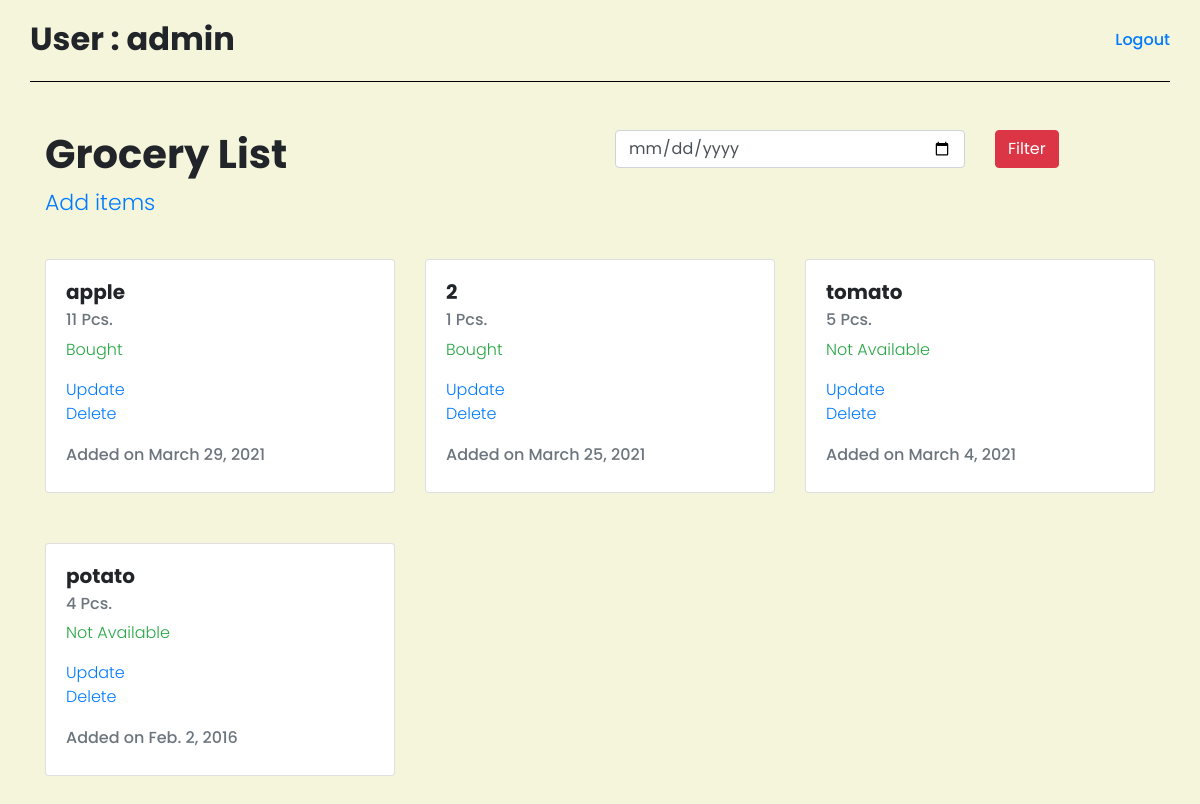
The app's page / (signed in), older data.
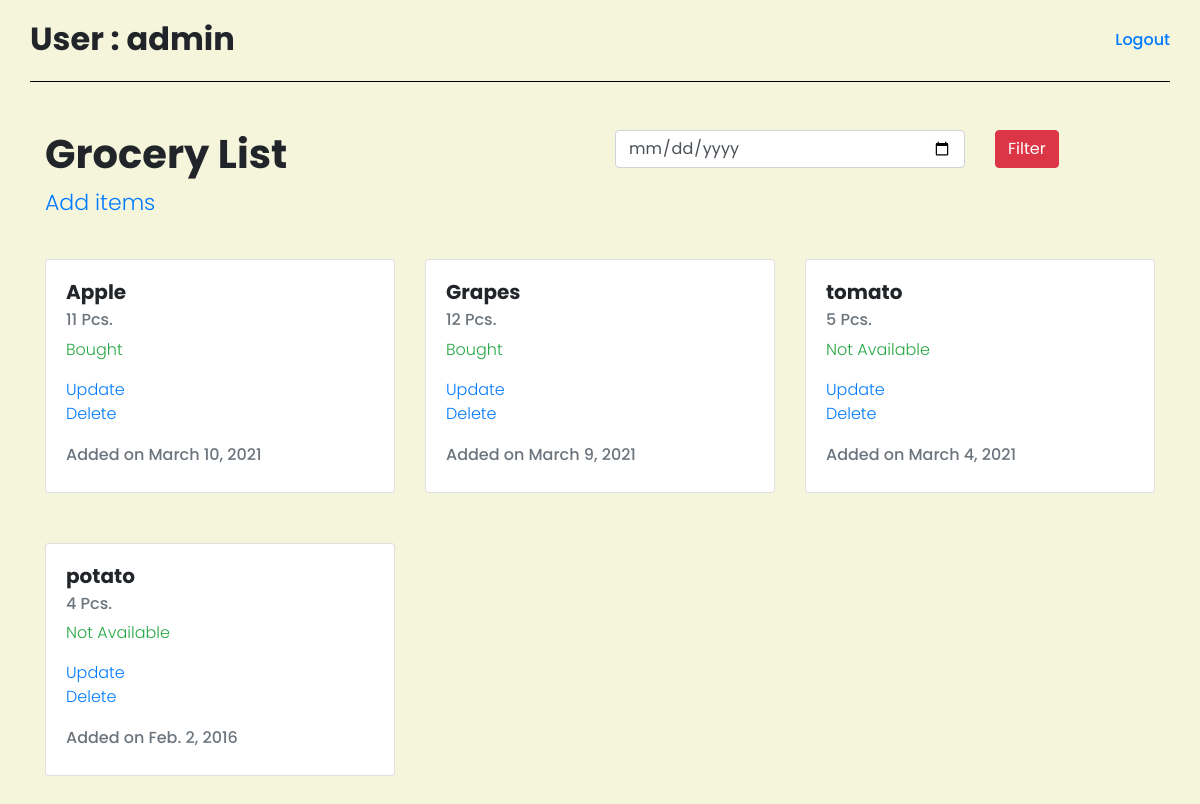
The same page, newer data.
### Shopping/models.py (models this page shows, shortened)
class Shopping_list(models.Model):
    item_name = models.CharField(max_length=500)
    item_quantity = models.CharField(max_length=100)
    item_status = models.CharField(max_length=100, choices=status)
    date = models.DateField()
    person = models.ForeignKey(User,on_delete=models.CASCADE)
    class Meta:
        verbose_name = 'Shopping list'
        verbose_name_plural = 'Shopping list'

### Shopping/views.py (the view)
# urls.py: path('',views.list_view, name = 'home'),
@login_required
def list_view(request):
    dataset = models.Shopping_list.objects.all().filter(person=request.user).order_by('date')
    dataset = dataset.reverse()
    form = forms.DateFilter(request.POST)
    if request.method == 'POST':
        if form.is_valid():
            d = form.cleaned_data['date']
            dataset = models.Shopping_list.objects.all().filter(person=request.user).filter(date=d)
        else:
            print('invalid')
    context = {"dataset":dataset,'form':form}
    return render(request, "index.html", context)

### Shopping/forms.py
class DateFilter(forms.Form):
    date = forms.DateField()

### templates/index.html (shortened to what this page needs)
<html>
{% load static %}
    <head>
        <link rel="stylesheet" href="https://maxcdn.bootstrapcdn.com/bootstrap/4.4.1/css/bootstrap.min.css">
        <link rel="stylesheet" href="{% static 'css/style.css' %}">
    </head>
    <body>
<div class="container header">
<h2 >User : {{ user }}</h2>
<a href="/accounts/logout"><h6>Logout</h6></a>
</div>
        <div class="container mt-5">
            <div class="row">
                <div class="col-lg-6">
                    <h1>Grocery List</h1>
                    <p style="font-size: 22px"><a href="/add_items">Add items</a> </p>
                </div>
                <div class="col-lg-6 float-right">
                    <div class="row">
                        <form style="display: flex;width: 100%" method="post">
                        <div class="col-lg-8">
                            <input type="date" class="form-control" name="date">
                        </div>
                        <div class="col-lg-4">
                            <button type="submit" class="btn btn-danger" > Filter</button>
                        </div>
                            </form>
                    </div>
                </div>
            </div>
            <div class="row mt-4" >
                {% for data in dataset %}
                <div class="col-lg-4" style="margin-bottom: 50px">
                    <div class="card">
                        <div class="card-body">
                          <h5 class="card-title">{{ data.item_name}}</h5>
                          <h6 class="card-subtitle mb-2 text-muted">{{ data.item_quantity}} Pcs.</h6>
                          <p class="text-success">{{ data.item_status}}</p>
                            <a href="{% url 'update'  data.person data.item_name data.id %}">Update</a><br>
                            <a href="{% url 'delete'  data.person data.item_name data.id %}">Delete</a>
                            <h6 style="padding-top: 25px" class="card-subtitle mb-2 text-muted">Added on {{ data.date}} </h6>
                        </div>
                      </div>
                </div>
                {% endfor %}
            </div>
        </div>
    </body>
</html>

### accounts/static/css/style.css (style rules this page uses)
body { font-family: 'Poppins', sans-serif; font-weight: 300; background-color: beige; }
h1, h2, h3, h4, h5 { font-family: 'Poppins', sans-serif; font-weight: 700; }
.header { padding: 20px 0 15px 0; border-bottom: 1px solid black; display: flex; flex-direction: row; justify-content: space-between; align-items: center; }
.header>a { display: inline-block; float: right; }
.header>h2 { display: inline; }

Row changes from the older to the newer data that the page shows:
removed Shopping_list: item_name "2", item_quantity "1", item_status "Bought", date "March 25, 2021"
changed Shopping_list: item_name "apple" → "Apple"; date "March 29, 2021" → "March 10, 2021"
added Shopping_list: item_name "Grapes", item_quantity "12", item_status "Bought", date "March 9, 2021"
